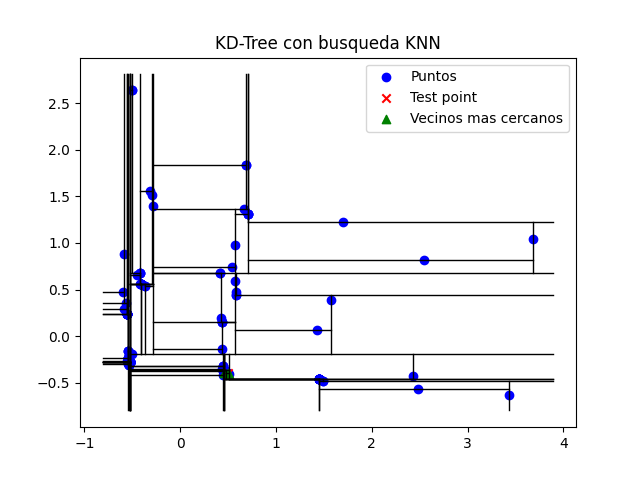

The script that saved this image:
import numpy as np
import matplotlib.pyplot as plt
from sklearn.decomposition import PCA
from sklearn.model_selection import train_test_split
from sklearn.metrics import accuracy_score
import csv

class Node:
    def __init__(self, point, left=None, right=None):
        self.point = point
        self.left = left
        self.right = right

def build_kdtree(points, depth=0):
    #inicializamos el caso base
    if len(points) == 0:
        return None
    #determinamos numero de caracteristicas de los puntos   
    k = len(points[0])
    axis = depth % k
    #ordenamos segun el eje actual
    sorted_points = sorted(points, key=lambda x: x[axis])
    median = len(points) // 2
    #creamos el nodo  y contruimos recursivamente los subarboles
    return Node(
        point=sorted_points[median],
        left=build_kdtree(sorted_points[:median], depth + 1),
        right=build_kdtree(sorted_points[median + 1:], depth + 1)
    )

def kdtree_knn_search(tree, target, k=1, depth=0, best=None, current_neighbors=None):
    # Si el árbol es None, retorna el mejor vecino 
    if tree is None:
        return current_neighbors

    # Dimension del espacio
    dim = len(target)
    # Eje de división en base a la profundidad actual
    axis = depth % dim

    if current_neighbors is None:
        current_neighbors = []

    # Iniciamos las variables para el próximo mejor vecino y próximo subárbol a explorar
    next_best = best
    next_branch = None

    # Comparamos  las distancias y actualiza el próximo mejor vecino
    if best is None or np.linalg.norm(tree.point - target) < np.linalg.norm(next_best - target):
        next_best = tree.point
        current_neighbors.append(tree.point)

    # Decidimos  en qué subárbol continuar la búsqueda basándose en la coordenada del eje actual
    if target[axis] < tree.point[axis]:
        next_branch = tree.left
    else:
        next_branch = tree.right

    # Realizamos la búsqueda de vecinos más cercanos de manera recursiva en el próximo subárbol
    current_neighbors = kdtree_knn_search(next_branch, target, k, depth + 1, next_best, current_neighbors)

    # Verificamos si es posible encontrar puntos más cercanos en el otro subárbol
    if abs(target[axis] - tree.point[axis]) < np.linalg.norm(current_neighbors[-1] - target) or len(current_neighbors) < k:
        other_branch = tree.right if next_branch is tree.left else tree.left
        current_neighbors = kdtree_knn_search(other_branch, target, k, depth + 1, best, current_neighbors=current_neighbors)

    # Retornamos los k vecinos más cercanos ordenados por distancia al punto objetivo
    return sorted(current_neighbors, key=lambda x: np.linalg.norm(x - target))[:k]

def plot_tree(ax, tree, xmin, xmax, ymin, ymax, depth=0):
    if tree is not None:
        dim = len(tree.point)
        axis = depth % dim

        if axis == 0:
            ax.plot([tree.point[0], tree.point[0]], [ymin, ymax], color='k', linestyle='-', linewidth=1)
            plot_tree(ax, tree.left, xmin, tree.point[0], ymin, ymax, depth + 1)
            plot_tree(ax, tree.right, tree.point[0], xmax, ymin, ymax, depth + 1)
        else:
            ax.plot([xmin, xmax], [tree.point[1], tree.point[1]], color='k', linestyle='-', linewidth=1)
            plot_tree(ax, tree.left, xmin, xmax, ymin, tree.point[1], depth + 1)
            plot_tree(ax, tree.right, xmin, xmax, tree.point[1], ymax, depth + 1)

def plot_kdtree(tree, points, query_point, k):
    fig, ax = plt.subplots()
    ax.scatter(points[:, 0], points[:, 1], c='blue', marker='o', label='Puntos')
    ax.scatter(query_point[0], query_point[1], c='red', marker='x', label='Test point')

    neighbors = kdtree_knn_search(tree, query_point, k)
    neighbor_points = np.array(neighbors)
    ax.scatter(neighbor_points[:, 0], neighbor_points[:, 1], c='green', marker='^', label='Vecinos mas cercanos')

    xmin, xmax = ax.get_xlim()
    ymin, ymax = ax.get_ylim()

    plot_tree(ax, tree, xmin, xmax, ymin, ymax)

    plt.title('KD-Tree con busqueda KNN')
    plt.legend()
    plt.savefig("kdtree_final.png")
    plt.show()

def plot_knn(points, query_point, neighbors, labels):
    fig, ax = plt.subplots()
    unique_labels = list(set(labels))
    label_colors = ['red', 'blue', 'green'] 

    for i, label in enumerate(unique_labels):
        label_points = points[labels == label]
        ax.scatter(label_points[:, 0], label_points[:, 1], c=label_colors[i], marker='o', label=f'Clase: {label}')

    ax.scatter(query_point[0], query_point[1], c='red', marker='x', label='Test point')
    neighbor_points = np.array(neighbors)
    ax.scatter(neighbor_points[:, 0], neighbor_points[:, 1], c='yellow', marker='^', label='Vecinos más cercanos')

    # Dibujar el círculo alrededor de los vecinos más cercanos
    knn_circle = plt.Circle((query_point[0], query_point[1]), np.linalg.norm(neighbor_points[-1] - query_point), fill=False, color='blue', linestyle='dashed', linewidth=2)
    ax.add_patch(knn_circle)

    plt.title('Busqueda KNN')
    plt.legend()
    plt.savefig("knn_final.png")
    plt.show()

def keyword_frequency_descriptor(text, keywords):
    features = [text.lower().count(keyword) for keyword in keywords]
    return features
# Ruta al archivo CSV
csv_file_path = "imdb_dataset_test.csv" 

# Lista para almacenar las reseñas y etiquetas
dataset = []

with open(csv_file_path, newline='', encoding='utf-8') as csvfile:
    reader = csv.reader(csvfile, delimiter=',')
    for row in reader:
        if len(row) == 2:
            review = row[0].strip()
            label = row[1].strip()
            dataset.append((review, label))

keywords = ["great","slower","favorite", "fantastic","good","wonderful","terrible","boring","laughter", "disappointment", "heartwarming", "sadness", "delight", "lackluster", "predictable", "joy"]

X = []
y = []

for review, label in dataset:
    features = keyword_frequency_descriptor(review, keywords)
    X.append(features)
    y.append(label)

print(X)
X = np.array(X)
y = np.array(y)

# Aplicar PCA para reducción de dimensiones
pca = PCA(n_components=2)
X_pca = pca.fit_transform(X)
print(X_pca)
# Dividir el conjunto de datos en entrenamiento y prueba
#X_train, X_test, y_train, y_test = train_test_split(X_pca, y, test_size=0.2, random_state=42)
X_train, y_train = X_pca, y
# Construimos el KD-Tree con el conjunto de entrenamiento
tree = build_kdtree(X_train)

#Pruebas con un nuevo registro....
#new_review = "This movie is absolutely terrible and boring."
new_review ="This a fantastic movie of three prisoners who become famous. One of the actors is george clooney and I'm not a fan but this roll is not bad. Another good thing about the movie is the soundtrack (The man of constant sorrow)."
#new_review ="The cast played Shakespeare.<br /><br />Shakespeare lost.<br /><br />I appreciate that this is trying to bring Shakespeare to the masses, but why ruin something so good.<br /><br />Is it because 'The Scottish Play' is my favorite Shakespeare? I do not know. What I do know is that a certain Rev Bowdler (hence bowdlerization) tried to do something similar in the Victorian era.<br /><br />In other words, you cannot improve perfection.<br /><br />I have no more to write but as I have to write at least ten lines of text (and English composition was never my forte I will just have to keep going and say that this movie,"
# Extraer las características de la nueva reseña
new_review_features = keyword_frequency_descriptor(new_review, keywords)

# Reducir dimensiones con PCA
new_review_pca = pca.transform([new_review_features])

# Realizar la búsqueda de vecinos más cercanos en el KD-Tree para la nueva reseña
new_review_neighbors = kdtree_knn_search(tree, new_review_pca[0], k=3) 
new_review_neighbor_indices = [np.where((X_train == neighbor).all(axis=1))[0][0] for neighbor in new_review_neighbors]
new_review_neighbor_labels = y_train[new_review_neighbor_indices]
new_review_predicted_label = max(set(new_review_neighbor_labels), key=list(new_review_neighbor_labels).count)

# Etiqueta real para la nueva reseña
true_label = "positive"  

# Imprimir la predicción para la nueva reseña
print(f"Nueva resenia: '{new_review}'")
print(f"Prediccion para la nueva resenia: {new_review_predicted_label}")

# Calcular el accuracy para la nueva reseña
accuracy = accuracy_score([new_review_predicted_label], [true_label])
print(f"Accuracy para la nueva resenia: {accuracy}")

plot_kdtree(tree, X_train, new_review_pca[0], k=3) 
plot_knn(X_train, new_review_pca[0], new_review_neighbors, y_train)

